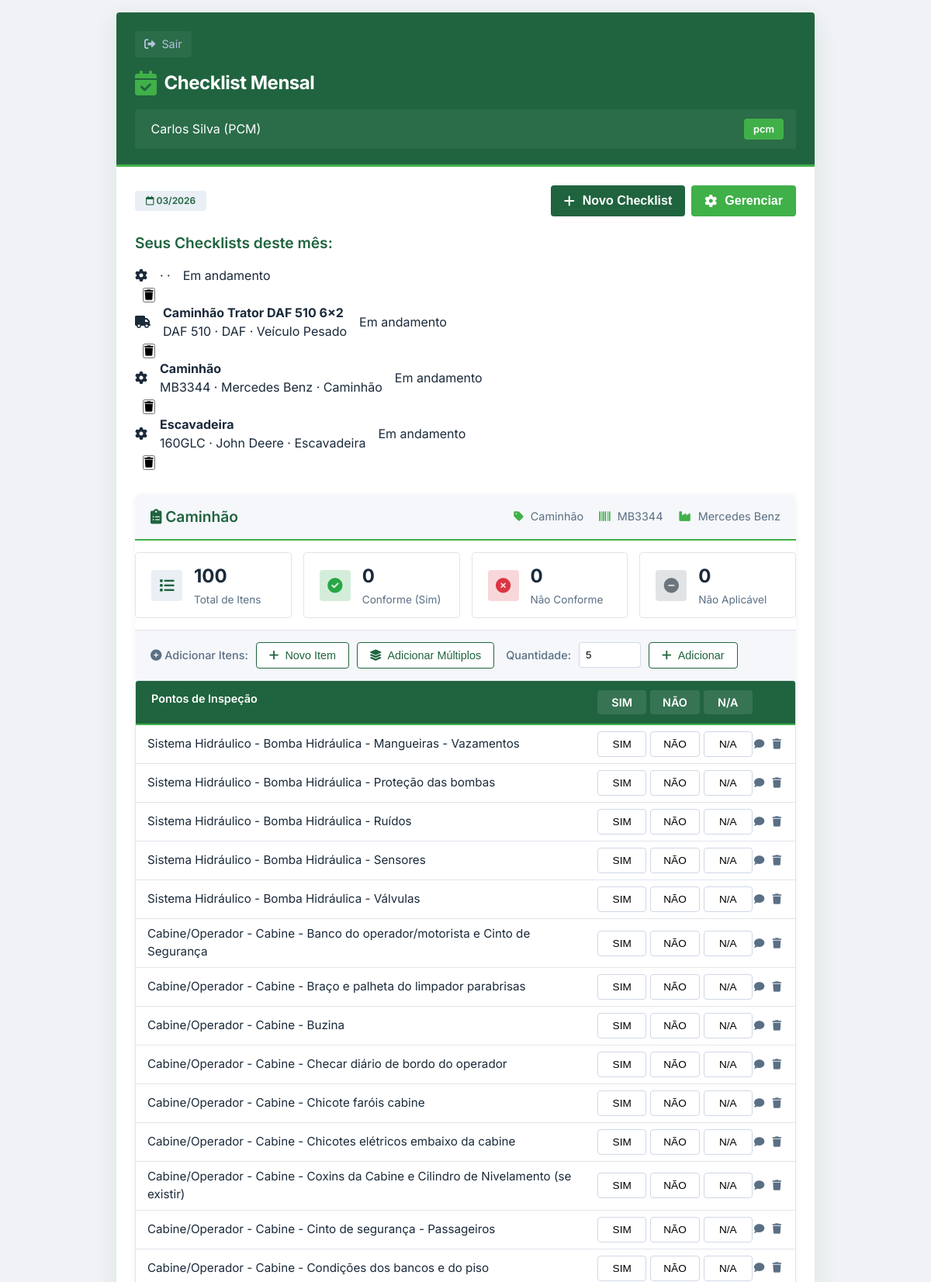
The app's page /modulo/checklist?checklist_id=3 (signed in, upper part) with its own data.
### app.py (models this page shows, shortened)
class Usuario(db.Model):
    __tablename__ = 'usuarios'
    id = db.Column(db.Integer, primary_key=True)
    nome = db.Column(db.String(100), nullable=False)
    login = db.Column(db.String(50), unique=True, nullable=False)
    senha = db.Column(db.String(100), nullable=False)
    perfil = db.Column(db.String(20), nullable=False)  # 'manutentor', 'pcm', 'operador'
    modulo_acesso = db.Column(db.String(50))  # 'leitura', 'checklist', 'corretivas', 'todos'

class Checklist(db.Model):
    __tablename__ = 'checklists'
    id = db.Column(db.Integer, primary_key=True)
    equipamento_id = db.Column(db.Integer, db.ForeignKey('equipamentos.id'))
    mes_ano = db.Column(db.String(7))  # MM/YYYY
    operador_id = db.Column(db.Integer, db.ForeignKey('usuarios.id'))
    status = db.Column(db.String(20), default='pendente')  # 'pendente', 'concluido'
    observacoes = db.Column(db.Text)
    data_execucao = db.Column(db.DateTime)
    equipamento = db.relationship('Equipamento')
    operador = db.relationship('Usuario')

class Equipamento(db.Model):
    __tablename__ = 'equipamentos'
    id = db.Column(db.Integer, primary_key=True)
    nome = db.Column(db.String(100), nullable=False)
    modelo = db.Column(db.String(50))
    fabricante = db.Column(db.String(100))
    tipo = db.Column(db.String(50))
    manual_pdf = db.Column(db.String(200))
    data_cadastro = db.Column(db.DateTime, default=datetime.utcnow)

class ItemChecklist(db.Model):
    __tablename__ = 'itens_checklist'
    id = db.Column(db.Integer, primary_key=True)
    checklist_id = db.Column(db.Integer, db.ForeignKey('checklists.id'))
    descricao = db.Column(db.String(200), nullable=False)
    status = db.Column(db.String(20), default='pendente')  # 'sim', 'nao', 'na', 'pendente'
    observacao = db.Column(db.String(500))  # Campo para observações do item
    checklist = db.relationship('Checklist', backref='itens')

### app.py (the view)
@app.route('/modulo/checklist')
@login_required
@modulo_required('checklist')
def modulo_checklist():
    usuario = Usuario.query.get(session['usuario_id'])
    data_atual = datetime.now()
    mes_ano = data_atual.strftime('%m/%Y')
    novo = request.args.get('new', type=int)
    checklists = Checklist.query.filter_by(
        operador_id=usuario.id,
        mes_ano=mes_ano
    ).all()
    checklist_id = request.args.get('checklist_id', type=int)
    if novo or not checklists:
        checklist = None
    elif checklist_id:
        checklist = Checklist.query.get(checklist_id)
    else:
        checklist = checklists[0] if checklists else None
    equipamentos = Equipamento.query.all()
    return render_template('modulo_checklist.html',
                         usuario=usuario,
                         checklist=checklist,
                         checklists=checklists,  # Passa a lista completa
                         equipamentos=equipamentos,
                         mes_ano=mes_ano)

### app.py (called while the page is built)
def login_required(f):
    @wraps(f)
    def decorated_function(*args, **kwargs):
        if 'usuario_id' not in session:
            return redirect(url_for('index'))
        return f(*args, **kwargs)
    return decorated_function

def modulo_required(modulo):
    def decorator(f):
        @wraps(f)
        def decorated_function(*args, **kwargs):
            if 'usuario_id' not in session:
                return redirect(url_for('index'))
            usuario = Usuario.query.get(session['usuario_id'])
            if usuario.modulo_acesso != 'todos' and usuario.modulo_acesso != modulo:
                return redirect(url_for('index'))
            return f(*args, **kwargs)
        return decorated_function
    return decorator

### templates/modulo_checklist.html (shortened to what this page needs)
<!DOCTYPE html>
<html lang="pt-BR">
<head>
    <link rel="stylesheet" href="https://cdnjs.cloudflare.com/ajax/libs/font-awesome/6.0.0-beta3/css/all.min.css">
    <link rel="stylesheet" href="{{ url_for('static', filename='css/modulo_checklist.css') }}">
</head>
<body>
<div class="app-container">
    <div class="screen">
        <div class="header-aguia">
            <div class="back-button" onclick="window.location.href='/'">
                <i class="fas fa-sign-out-alt"></i> Sair
            </div>
            <div class="header-logo">
                <i class="fas fa-calendar-check"></i> Checklist Mensal
            </div>
            <div class="user-info">
                <span> {{ usuario.nome }} ({{ usuario.perfil|upper }})</span>
                <span class="badge">{{ usuario.perfil }}</span>
            </div>
        </div>
        <div class="content-padded">
            <div style="display:flex; justify-content: space-between; align-items: center; margin-bottom: 20px;">
                <span class="status-tag"><i class="far fa-calendar"></i> {{ mes_ano }}</span>
                <div style="display: flex; gap: 8px;">
                    <button class="btn" style="width: auto; padding: 10px 16px;" onclick="window.location.href='/modulo/checklist?new=1'">
                        <i class="fas fa-plus"></i> Novo Checklist
                    </button>
                    {% if usuario.perfil == 'pcm' %}
                    <button class="btn" style="width: auto; padding: 10px 16px; background: #40b049;" onclick="abrirModalGerenciarEquipamentos()">
                        <i class="fas fa-cog"></i> Gerenciar
                    </button>
                    {% endif %}
                </div>
            </div>
            {% if checklists and checklists|length > 0 and not request.args.get('new') %}
                <h3>Seus Checklists deste mês:</h3>
                <div style="margin-bottom: 20px;">
                    {% for chk in checklists %}
                    <div class="equipamento-card" style="cursor: pointer; position: relative;">
                        <div onclick="window.location.href='/modulo/checklist?checklist_id={{ chk.id }}'" style="display: flex; align-items: center; gap: 16px; flex: 1;">
                            <div class="equipamento-icon">
                                {% if 'daf' in chk.equipamento.nome|lower %}
                                <i class="fas fa-truck"></i>
                                {% else %}
                                <i class="fas fa-cog"></i>
                                {% endif %}
                            </div>
                            <div class="equipamento-info">
                                <h4>{{ chk.equipamento.nome }}</h4>
                                <p>{{ chk.equipamento.modelo }} · {{ chk.equipamento.fabricante }} · {{ chk.equipamento.tipo }}</p>
                            </div>
                            <div class="status-badge {% if chk.status == 'pendente' %}status-pendente{% else %}status-concluido{% endif %}">
                                {% if chk.status == 'pendente' %}Em andamento{% else %}Concluído{% endif %}
                            </div>
                        </div>
                        {% if usuario.perfil == 'pcm' %}
                        <div class="equipamento-actions" style="margin-left: 10px;">
                            <button class="action-btn delete" onclick="event.stopPropagation(); confirmarExcluirChecklist({{ chk.id }}, '{{ chk.equipamento.nome }}')" title="Excluir checklist">
                                <i class="fas fa-trash"></i>
                            </button>
                        </div>
                        {% endif %}
                    </div>
                    {% endfor %}
                </div>
            {% endif %}
            {% if checklist %}
                <div class="checklist-container" style="margin-top: 30px;">
                    <div class="checklist-header">
                        <h3><i class="fas fa-clipboard-list"></i> {{ checklist.equipamento.nome }}</h3>
                        <div class="checklist-info">
                            <span><i class="fas fa-tag"></i> {{ checklist.equipamento.tipo }}</span>
                            <span><i class="fas fa-barcode"></i> {{ checklist.equipamento.modelo }}</span>
                            <span><i class="fas fa-industry"></i> {{ checklist.equipamento.fabricante }}</span>
                        </div>
                    </div>
                    <div class="checklist-stats">
                        <div class="stat-card">
                            <div class="stat-icon total">
                                <i class="fas fa-list"></i>
                            </div>
                            <div class="stat-info">
                                <h4>{{ checklist.itens|length }}</h4>
                                <p>Total de Itens</p>
                            </div>
                        </div>
                        <div class="stat-card">
                            <div class="stat-icon sim">
                                <i class="fas fa-check-circle"></i>
                            </div>
                            <div class="stat-info">
                                <h4 id="totalSim">0</h4>
                                <p>Conforme (Sim)</p>
                            </div>
                        </div>
                        <div class="stat-card">
                            <div class="stat-icon nao">
                                <i class="fas fa-times-circle"></i>
                            </div>
                            <div class="stat-info">
                                <h4 id="totalNao">0</h4>
                                <p>Não Conforme</p>
                            </div>
                        </div>
                        <div class="stat-card">
                            <div class="stat-icon na">
                                <i class="fas fa-minus-circle"></i>
                            </div>
                            <div class="stat-info">
                                <h4 id="totalNA">0</h4>
                                <p>Não Aplicável</p>
                            </div>
                        </div>
                    </div>
                    {% if checklist.status == 'pendente' %}
                    <div class="checklist-toolbar">
                        <div class="toolbar-group">
                            <label><i class="fas fa-plus-circle"></i> Adicionar Itens:</label>
                            <button class="toolbar-btn" onclick="abrirModalAdicionarItem()">
                                <i class="fas fa-plus"></i> Novo Item
                            </button>
                            <button class="toolbar-btn" onclick="adicionarLinhasEmBranco()">
                                <i class="fas fa-layer-group"></i> Adicionar Múltiplos
                            </button>
                        </div>
                        <div class="toolbar-group">
                            <label>Quantidade:</label>
                            <input type="number" id="qtdLinhas" min="1" max="20" value="5">
                            <button class="toolbar-btn" onclick="adicionarLinhasEmBranco()">
                                <i class="fas fa-plus"></i> Adicionar
                            </button>
                        </div>
                    </div>
                    {% endif %}
                    <div class="checklist-grid">
                        <div class="checklist-header-row">
                            <div class="checklist-header-item">Pontos de Inspeção</div>
                            <div class="checklist-header-status">
                                <span>SIM</span>
                                <span>NÃO</span>
                                <span>N/A</span>
                            </div>
                            <div class="checklist-header-item"></div>
                        </div>
                        <div id="checklist-items-container">
                            {% for item in checklist.itens %}
                            <div class="checklist-row" data-item-id="{{ item.id }}">
                                <div class="checklist-descricao">
                                    {{ item.descricao }}
                                </div>
                                <div class="checklist-status-group">
                                    <button class="status-option sim {% if item.status == 'sim' %}active{% endif %}"
                                            onclick="atualizarStatusItem({{ checklist.id }}, {{ item.id }}, 'sim')"
                                            {% if checklist.status == 'concluido' %}disabled{% endif %}>
                                        SIM
                                    </button>
                                    <button class="status-option nao {% if item.status == 'nao' %}active{% endif %}"
                                            onclick="atualizarStatusItem({{ checklist.id }}, {{ item.id }}, 'nao')"
                                            {% if checklist.status == 'concluido' %}disabled{% endif %}>
                                        NÃO
                                    </button>
                                    <button class="status-option na {% if item.status == 'na' %}active{% endif %}"
                                            onclick="atualizarStatusItem({{ checklist.id }}, {{ item.id }}, 'na')"
                                            {% if checklist.status == 'concluido' %}disabled{% endif %}>
                                        N/A
                                    </button>
                                </div>
                                <div class="checklist-actions">
                                    {% if checklist.status == 'pendente' %}
                                    <button class="edit" onclick="abrirModalObservacao({{ checklist.id }}, {{ item.id }}, '{{ item.observacao|default('', true) }}')" title="Adicionar observação">
                                        <i class="fas fa-comment"></i>
                                    </button>
                                    <button class="delete" onclick="removerItemChecklist({{ checklist.id }}, {{ item.id }})" title="Remover item">
                                        <i class="fas fa-trash"></i>
                                    </button>
                                    {% endif %}
                                </div>
                            </div>
                            {% endfor %}
                        </div>
                    </div>
                </div>
            {% endif %}
        </div>
    </div>
</div>
</body>
</html>

### records on screen
Usuario: nome "Carlos Silva", perfil "PCM", perfil "pcm"
Checklist: status "Em andamento"
Checklist: equipamento.nome "Caminhão Trator DAF 510 6x2", equipamento.modelo "DAF 510", equipamento.fabricante "DAF", equipamento.tipo "Veículo Pesado", status "Em andamento"
Checklist: equipamento.nome "Caminhão", equipamento.modelo "MB3344", equipamento.fabricante "Mercedes Benz", equipamento.tipo "Caminhão", status "Em andamento"
Checklist: equipamento.nome "Escavadeira", equipamento.modelo "160GLC", equipamento.fabricante "John Deere", equipamento.tipo "Escavadeira", status "Em andamento"
Equipamento: equipamento.nome "Caminhão", equipamento.tipo "Caminhão", equipamento.modelo "MB3344", equipamento.fabricante "Mercedes Benz"
ItemChecklist: descricao "Sistema Hidráulico - Bomba Hidráulica - Mangueiras - Vazamentos"
ItemChecklist: descricao "Sistema Hidráulico - Bomba Hidráulica - Proteção das bombas"
ItemChecklist: descricao "Sistema Hidráulico - Bomba Hidráulica - Ruídos"
ItemChecklist: descricao "Sistema Hidráulico - Bomba Hidráulica - Sensores"
ItemChecklist: descricao "Sistema Hidráulico - Bomba Hidráulica - Válvulas"
ItemChecklist: descricao "Cabine/Operador - Cabine - Banco do operador/motorista e Cinto de Segurança"
ItemChecklist: descricao "Cabine/Operador - Cabine - Braço e palheta do limpador parabrisas"
ItemChecklist: descricao "Cabine/Operador - Cabine - Buzina"
ItemChecklist: descricao "Cabine/Operador - Cabine - Checar diário de bordo do operador"
ItemChecklist: descricao "Cabine/Operador - Cabine - Chicote faróis cabine"
ItemChecklist: descricao "Cabine/Operador - Cabine - Chicotes elétricos embaixo da cabine"
ItemChecklist: descricao "Cabine/Operador - Cabine - Coxins da Cabine e Cilindro de Nivelamento (se existir)"
ItemChecklist: descricao "Cabine/Operador - Cabine - Cinto de segurança - Passageiros"
ItemChecklist: descricao "Cabine/Operador - Cabine - Condições dos bancos e do piso"

### other values on screen
{{ checklist.itens|length }} "100"
